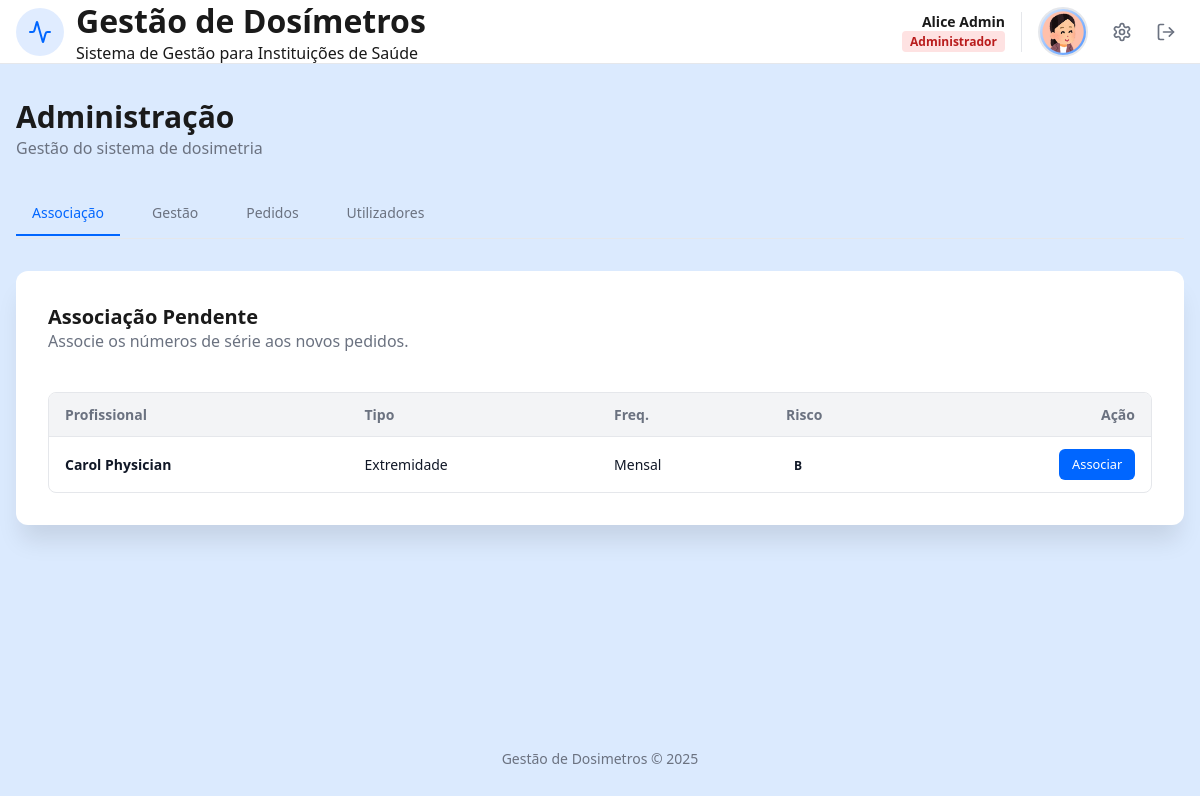
Screenshot of /admin.php (signed in) with the database file from the repository.
### tables this page shows
CREATE TABLE DosimeterAssignment (
    idDA INTEGER PRIMARY KEY AUTOINCREMENT,
    idA INTEGER NOT NULL,
    dosimeterSerial TEXT,
    assignmentDate DATE,
    nextReplacementDate DATE,
    periodicity TEXT NOT NULL,
    status TEXT CHECK(status IN ('Por_Associar','Em_Uso','Suspenso')) DEFAULT 'Por_Associar',
    notes TEXT,
    FOREIGN KEY (idA) REFERENCES ApprovedRequest(idA) ON DELETE CASCADE
);

CREATE TABLE User (
    idU INTEGER PRIMARY KEY AUTOINCREMENT,
    name TEXT NOT NULL,
    surname TEXT NOT NULL, 
    birthDate DATE NOT NULL,
    sex TEXT CHECK(sex IN ('Female', 'Male', 'Other')) NOT NULL,
    email TEXT UNIQUE NOT NULL, 
    password TEXT NOT NULL,
    phoneN TEXT CHECK(phoneN GLOB '+[0-9][0-9][0-9]*'),
    userType TEXT CHECK(userType IN ('Administrador', 'Físico Médico', 'Profissional de Saúde')) NOT NULL,
    userStatus BOOLEAN DEFAULT 1,
    profilePic TEXT DEFAULT 'foto/12225881.png'
);

CREATE TABLE ApprovedRequest (
    idA INTEGER PRIMARY KEY AUTOINCREMENT,
    idR INTEGER NOT NULL,
    idP INTEGER NOT NULL,
    approvalDate DATETIME NOT NULL,
    periodicity TEXT NOT NULL,
    riskCategory TEXT CHECK(riskCategory IN ('A', 'B')) NOT NULL,
    dosimeterType TEXT CHECK(dosimeterType IN ('Corpo Inteiro','Extremidade')) NOT NULL,
    status TEXT CHECK(status IN ('Ativo', 'Suspenso')) DEFAULT 'Ativo',
    FOREIGN KEY (idR) REFERENCES DosimeterRequest(idR) ON DELETE CASCADE,
    FOREIGN KEY (idP) REFERENCES User(idU) ON DELETE CASCADE
);

### database/admin_db.php (called while the page is built)
<?php
function getPendingAssociations($db) {
    $sql = "
        SELECT
            DA.idDA,
            U.name,
            U.surname,
            AR.dosimeterType,
            AR.periodicity,
            AR.riskCategory
        FROM DosimeterAssignment DA
        JOIN ApprovedRequest AR ON DA.idA = AR.idA
        JOIN User U ON AR.idP = U.idU
        WHERE DA.status = 'Por_Associar'
        ORDER BY AR.approvalDate ASC
    ";
    $stmt = $db->prepare($sql);
    $stmt->execute();
    return $stmt->fetchAll();
}
?>

### templates/admin_views.php (the view, shortened to what this page needs)
<?php
function renderAdminTabs($currentTab) {
    ?>
    <div class="admin-tabs">
        <a href="admin.php?tab=associacao" class="tab-link <?php echo $currentTab === 'associacao' ? 'active' : ''; ?>">Associação</a>
        <a href="admin.php?tab=gestao" class="tab-link <?php echo $currentTab === 'gestao' ? 'active' : ''; ?>">Gestão</a>
        <a href="admin.php?tab=pedidos" class="tab-link <?php echo $currentTab === 'pedidos' ? 'active' : ''; ?>">Pedidos</a>
        <a href="admin.php?tab=users" class="tab-link <?php echo $currentTab === 'users' ? 'active' : ''; ?>">Utilizadores</a>
    </div>
    <?php
}
function renderAssociationTable($pendingData) {
    ?>
    <div class="card">
        <div style="margin-bottom: 1.5rem;">
            <h2 style="font-size:1.25rem; font-weight:600;">Associação Pendente</h2>
            <p class="subtítulo">Associe os números de série aos novos pedidos.</p>
        </div>
        <?php if (empty($pendingData)): ?>
            <div class="alert-container alert-success" style="justify-content:center;">✅ Tudo em dia!</div>
        <?php else: ?>
            <div class="table-container">
                <table class="admin-table">
                    <thead>
                        <tr>
                            <th>Profissional</th>
                            <th>Tipo</th>
                            <th>Freq.</th>
                            <th>Risco</th>
                            <th style="text-align:right;">Ação</th>
                        </tr>
                    </thead>
                    <tbody>
                        <?php foreach ($pendingData as $row): ?>
                            <tr>
                                <td><span style="font-weight:600; color:var(--text-main);"><?php echo htmlspecialchars($row['name'] . ' ' . $row['surname']); ?></span></td>
                                <td><?php echo htmlspecialchars($row['dosimeterType']); ?></td>
                                <td><?php echo htmlspecialchars($row['periodicity']); ?></td>
                                <td><span class="role-badge badge-gray"><?php echo htmlspecialchars($row['riskCategory']); ?></span></td>
                                <td style="text-align:right;">
                                    <a href="admin.php?tab=associacao&associar=<?php echo $row['idDA']; ?>&user=<?php echo urlencode($row['name'] . ' ' . $row['surname']); ?>"
                                       class="btn btn-primary"
                                       style="padding: 0.4rem 0.8rem; font-size:0.8rem; text-decoration:none;">
                                        Associar
                                    </a>
                                </td>
                            </tr>
                        <?php endforeach; ?>
                    </tbody>
                </table>
            </div>
        <?php endif; ?>
    </div>
    <?php
}
    ?>

### css/style.css (style rules this page uses)
:root { font-size: 16px; --primary: #0066ff; --primary-light: #4d94ff; --primary-dark: #0052cc; --secondary: #2b9a66; --secondary-light: #4db88a; --card: #ffffff; --foreground: #1a1a1a; --border: #e5e7eb; --input-bg: #f9fafb; --success: #10b981; --warning: #f59e0b; --danger: #ef4444; --muted: #6b7280; --background: #dbeafe; --background2: #b2cdf0; --bg-body: #f3f4f6; --text-main: #111827; --text-muted: #6b7280; --green-light: #dcfce7; --green:#166534; --green-light2:#bbf7d0; --red-light: #fee2e2; --red:#991b1b; --red-light2:#fecaca; --green2: #15803d; --green3:#16a34a; --badge-blue:#1d4ed8; --badge-purple-background:#f3e8ff; --badge-purple: #7e22ce; --badge-red: #b91c1c; }
* { margin: 0;padding: 0;box-sizing: border-box; }
html, body { height: 100%; font-family: "Segoe UI", "Helvetica Neue", Arial, sans-serif; background: var(--background); color: var(--foreground); }
.subtítulo { font-size: 1rem; color: var(--muted); }
.card { background-color: var(--card); border-radius: 0.75rem; box-shadow: 0 20px 25px -5px rgba(0, 0, 0, 0.1); padding: 2rem; display: flex; flex-direction: column; gap: 1rem; }
.role-badge { font-size: 0.75rem; padding: 2px 8px; border-radius: 4px; font-weight: 600; }
:where(p, h1, h2, button) { overflow-wrap: anywhere; word-break: break-word; }
.btn { display: inline-flex; align-items: center; justify-content: center; padding: 10px 16px; font-size: 14px; font-weight: 500; border: none; border-radius: 6px; cursor: pointer; transition: all 0.2s ease; text-decoration: none; gap: 6px; }
.btn-primary { background: var(--primary);color: var(--card); }
.admin-tabs { display: flex; gap: 1rem; border-bottom: 1px solid var(--border); margin-bottom: 2rem; overflow-x: auto; padding-bottom: 2px; }
.tab-link { padding: 0.75rem 1rem; color: var(--text-muted); text-decoration: none; font-size: 0.875rem; font-weight: 500; border-bottom: 2px solid transparent; transition: all 0.2s; white-space: nowrap; }
.tab-link.active { color: var(--primary); border-bottom-color: var(--primary); }
.table-container { width: 100%; overflow-x: auto; border: 1px solid var(--border); border-radius: 0.5rem; background-color: white; }
.admin-table { width: 100%; border-collapse: collapse; font-size: 0.875rem; text-align: left; }
.admin-table th { background-color: var(--bg-body); padding: 0.75rem 1rem; font-weight: 600; color: var(--text-muted); border-bottom: 1px solid var(--border); }
.admin-table td { padding: 0.75rem 1rem; border-bottom: 1px solid var(--border); color: var(--text-main); }
.admin-table tr:last-child td { border-bottom: none; }

### rows the page displays
dosimeterassignment: user.name+surname "Carol Physician", idA.dosimeterType "Extremidade", idA.periodicity "Mensal", idA.riskCategory "B"

### other values shown
$userName . ' ' . $userSurname "Alice Admin"
$roleLabel "Administrador"
